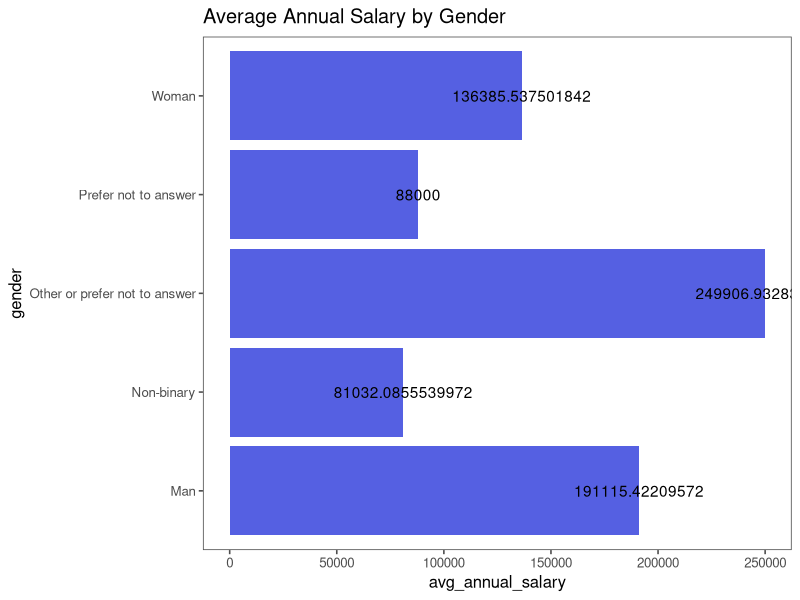

Recreate this plot in R.
## ---- chunk 1
# Week 3 data viz assignment code

# Load Packages

library(tidyverse)
library(scales)
library(ggthemes)

# Import Data 

survey <- read_csv("survey.csv")
view(survey)

# Initial analysis

# I know this doesn't fully make sense on a real level because salaries are given in different currencies but I thought it'd be OK for now

# survey |> 
  # glimpse()

avg_annual_salary_by_gender <- survey |> 
  drop_na(gender) |> 
  drop_na(annual_salary) |> 
  group_by(gender) |> 
  summarize(avg_annual_salary = mean(annual_salary),
            n = n()) |> 
  arrange(avg_annual_salary) |> 
view()

survey |> 
  drop_na(gender) |> 
  drop_na(industry) |> 
  group_by(gender) |> 
  summarize(industry) |> 
  view()

# Mapping average annual salary by gender 

ggplot(data = avg_annual_salary_by_gender,
       mapping = aes(x = avg_annual_salary,
                     y = gender, 
                     label = avg_annual_salary)) + 
  geom_col(fill = "#5560e2") +
  geom_text(hjust = 0.5) + 
  theme_minimal() +
    labs(title = "Average Annual Salary by Gender") +
  theme_few()

